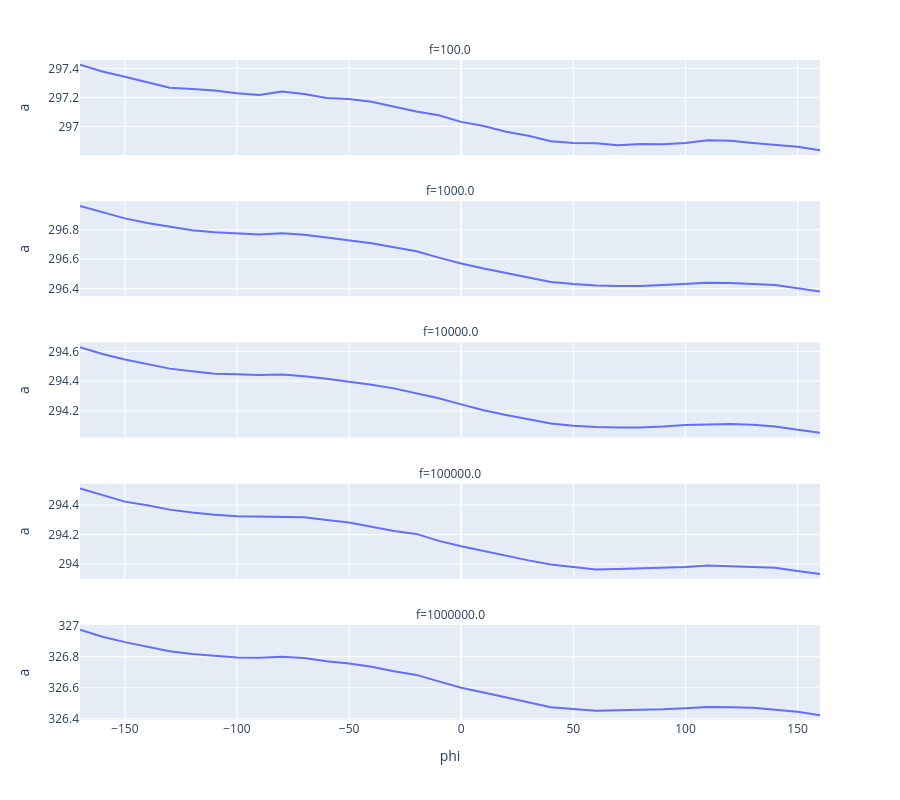

Notebook cell for this chart:
### Code cell
# Get the unique values of 'f' to determine the number of facets
unique_fs = dfplt['f'].unique()
num_facets = len(unique_fs)

# Create the line plot with dynamic facets
fig = px.line(dfplt, x='phi', y='a', facet_col='f', facet_col_wrap=1)

# Update layout dynamically based on the number of facets
fig.update_layout(
    height=800,
    **{f'yaxis{i+1}': dict(matches=None) for i in range(num_facets)}  # Dynamically create yaxis1 to yaxisN
)

clear_output(wait=True)
display(fig)

### Figure 1 — Plotly figure (JSON) as saved in the notebook; plotly's stock layout.template omitted (floating-point values rounded to 4 significant figures)
{"data": [{"hovertemplate": "f=100.0<br>phi=%{x}<br>a=%{y}<extra></extra>", "legendgroup": "", "line": {"color": "#636efa", "dash": "solid"}, "marker": {"symbol": "circle"}, "mode": "lines", "name": "", "orientation": "v", "showlegend": false, "type": "scatter", "x": [-170, -160, -150, -140, -130, -120, -110, -100, -90, -80, -70, -60, -50, -40, -30, -20, -10, 0, 10, 20, 30, 40, 50, 60, 70, 80, 90, 100, 110, 120, 130, 140, 150, 160], "xaxis": "x5", "y": [297.4, 297.4, 297.3, 297.3, 297.3, 297.3, 297.2, 297.2, 297.2, 297.2, 297.2, 297.2, 297.2, 297.2, 297.1, 297.1, 297.1, 297.0, 297.0, 297.0, 296.9, 296.9, 296.9, 296.9, 296.9, 296.9, 296.9, 296.9, 296.9, 296.9, 296.9, 296.9, 296.9, 296.8], "yaxis": "y5"}, {"hovertemplate": "f=1000.0<br>phi=%{x}<br>a=%{y}<extra></extra>", "legendgroup": "", "line": {"color": "#636efa", "dash": "solid"}, "marker": {"symbol": "circle"}, "mode": "lines", "name": "", "orientation": "v", "showlegend": false, "type": "scatter", "x": [-170, -160, -150, -140, -130, -120, -110, -100, -90, -80, -70, -60, -50, -40, -30, -20, -10, 0, 10, 20, 30, 40, 50, 60, 70, 80, 90, 100, 110, 120, 130, 140, 150, 160], "xaxis": "x4", "y": [297.0, 296.9, 296.9, 296.8, 296.8, 296.8, 296.8, 296.8, 296.8, 296.8, 296.8, 296.7, 296.7, 296.7, 296.7, 296.7, 296.6, 296.6, 296.5, 296.5, 296.5, 296.4, 296.4, 296.4, 296.4, 296.4, 296.4, 296.4, 296.4, 296.4, 296.4, 296.4, 296.4, 296.4], "yaxis": "y4"}, {"hovertemplate": "f=10000.0<br>phi=%{x}<br>a=%{y}<extra></extra>", "legendgroup": "", "line": {"color": "#636efa", "dash": "solid"}, "marker": {"symbol": "circle"}, "mode": "lines", "name": "", "orientation": "v", "showlegend": false, "type": "scatter", "x": [-170, -160, -150, -140, -130, -120, -110, -100, -90, -80, -70, -60, -50, -40, -30, -20, -10, 0, 10, 20, 30, 40, 50, 60, 70, 80, 90, 100, 110, 120, 130, 140, 150, 160], "xaxis": "x3", "y": [294.6, 294.6, 294.5, 294.5, 294.5, 294.5, 294.4, 294.4, 294.4, 294.4, 294.4, 294.4, 294.4, 294.4, 294.4, 294.3, 294.3, 294.2, 294.2, 294.2, 294.1, 294.1, 294.1, 294.1, 294.1, 294.1, 294.1, 294.1, 294.1, 294.1, 294.1, 294.1, 294.1, 294.1], "yaxis": "y3"}, {"hovertemplate": "f=100000.0<br>phi=%{x}<br>a=%{y}<extra></extra>", "legendgroup": "", "line": {"color": "#636efa", "dash": "solid"}, "marker": {"symbol": "circle"}, "mode": "lines", "name": "", "orientation": "v", "showlegend": false, "type": "scatter", "x": [-170, -160, -150, -140, -130, -120, -110, -100, -90, -80, -70, -60, -50, -40, -30, -20, -10, 0, 10, 20, 30, 40, 50, 60, 70, 80, 90, 100, 110, 120, 130, 140, 150, 160], "xaxis": "x2", "y": [294.5, 294.5, 294.4, 294.4, 294.4, 294.3, 294.3, 294.3, 294.3, 294.3, 294.3, 294.3, 294.3, 294.3, 294.2, 294.2, 294.2, 294.1, 294.1, 294.1, 294.0, 294.0, 294.0, 294.0, 294.0, 294.0, 294.0, 294.0, 294.0, 294.0, 294.0, 294.0, 294.0, 293.9], "yaxis": "y2"}, {"hovertemplate": "f=1000000.0<br>phi=%{x}<br>a=%{y}<extra></extra>", "legendgroup": "", "line": {"color": "#636efa", "dash": "solid"}, "marker": {"symbol": "circle"}, "mode": "lines", "name": "", "orientation": "v", "showlegend": false, "type": "scatter", "x": [-170, -160, -150, -140, -130, -120, -110, -100, -90, -80, -70, -60, -50, -40, -30, -20, -10, 0, 10, 20, 30, 40, 50, 60, 70, 80, 90, 100, 110, 120, 130, 140, 150, 160], "xaxis": "x", "y": [327.0, 326.9, 326.9, 326.9, 326.8, 326.8, 326.8, 326.8, 326.8, 326.8, 326.8, 326.8, 326.8, 326.7, 326.7, 326.7, 326.6, 326.6, 326.6, 326.5, 326.5, 326.5, 326.5, 326.5, 326.5, 326.5, 326.5, 326.5, 326.5, 326.5, 326.5, 326.5, 326.4, 326.4], "yaxis": "y"}], "layout": {"annotations": [{"font": {}, "showarrow": false, "text": "f=1000000.0", "x": 0.5, "xanchor": "center", "xref": "paper", "y": 0.144, "yanchor": "bottom", "yref": "paper"}, {"font": {}, "showarrow": false, "text": "f=100000.0", "x": 0.5, "xanchor": "center", "xref": "paper", "y": 0.358, "yanchor": "bottom", "yref": "paper"}, {"font": {}, "showarrow": false, "text": "f=10000.0", "x": 0.5, "xanchor": "center", "xref": "paper", "y": 0.572, "yanchor": "bottom", "yref": "paper"}, {"font": {}, "showarrow": false, "text": "f=1000.0", "x": 0.5, "xanchor": "center", "xref": "paper", "y": 0.786, "yanchor": "bottom", "yref": "paper"}, {"font": {}, "showarrow": false, "text": "f=100.0", "x": 0.5, "xanchor": "center", "xref": "paper", "y": 1, "yanchor": "bottom", "yref": "paper"}], "height": 800, "legend": {"tracegroupgap": 0}, "margin": {"t": 60}, "xaxis": {"anchor": "y", "domain": [0, 1], "title": {"text": "phi"}}, "xaxis2": {"anchor": "y2", "domain": [0, 1], "matches": "x", "showticklabels": false}, "xaxis3": {"anchor": "y3", "domain": [0, 1], "matches": "x", "showticklabels": false}, "xaxis4": {"anchor": "y4", "domain": [0, 1], "matches": "x", "showticklabels": false}, "xaxis5": {"anchor": "y5", "domain": [0, 1], "matches": "x", "showticklabels": false}, "yaxis": {"anchor": "x", "domain": [0, 0.144], "title": {"text": "a"}}, "yaxis2": {"anchor": "x2", "domain": [0.214, 0.358], "title": {"text": "a"}}, "yaxis3": {"anchor": "x3", "domain": [0.428, 0.572], "title": {"text": "a"}}, "yaxis4": {"anchor": "x4", "domain": [0.642, 0.786], "title": {"text": "a"}}, "yaxis5": {"anchor": "x5", "domain": [0.856, 1], "title": {"text": "a"}}}}
